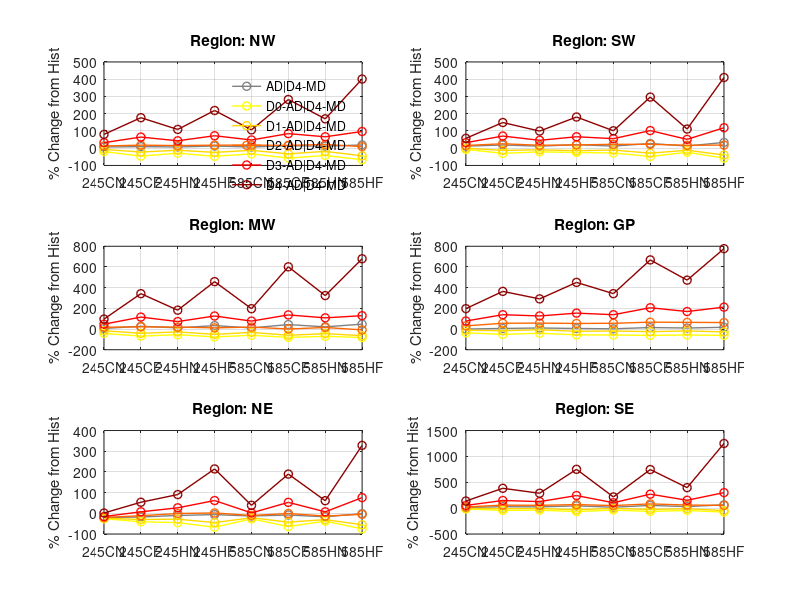

Write the MATLAB code that produced this figure. (Note: this script raises an error after producing the figure.)
% Define data as 3D array: [region, probability, scenario]
% Regions: NW, SW, MW, GP, NE, SE
% Probabilities: AD|D0-MD, D0-AD|D0-MD, ..., D4-AD|D0-MD
% Scenarios: Hist, 245CN, 245CF, 245HN, 245HF, 585CN, 585CF, 585HN, 585HF

data = zeros(6, 6, 9);

% Data matrix: data(region, probability_type, scenario)

% Region 1: NW
data(1,1,:) = [0.4968, 0.531, 0.543, 0.533, 0.559, 0.532, 0.568, 0.555, 0.591];
data(1,2,:) = [0.1055, 0.085, 0.057, 0.075, 0.056, 0.071, 0.045, 0.061, 0.035];
data(1,3,:) = [0.1994, 0.186, 0.155, 0.176, 0.151, 0.175, 0.134, 0.163, 0.111];
data(1,4,:) = [0.0815, 0.092, 0.096, 0.094, 0.096, 0.096, 0.095, 0.099, 0.089];
data(1,5,:) = [0.0650, 0.086, 0.107, 0.093, 0.112, 0.096, 0.120, 0.108, 0.128];
data(1,6,:) = [0.0455, 0.082, 0.126, 0.095, 0.145, 0.094, 0.174, 0.123, 0.228];

% Region 2: SW
data(2,1,:) = [0.5138, 0.574, 0.610, 0.575, 0.619, 0.577, 0.654, 0.578, 0.687];
data(2,2,:) = [0.0901, 0.084, 0.063, 0.071, 0.068, 0.065, 0.047, 0.069, 0.038];
data(2,3,:) = [0.2094, 0.209, 0.183, 0.190, 0.179, 0.187, 0.149, 0.185, 0.127];
data(2,4,:) = [0.0914, 0.106, 0.115, 0.107, 0.109, 0.112, 0.112, 0.107, 0.108];
data(2,5,:) = [0.0727, 0.096, 0.124, 0.106, 0.121, 0.113, 0.147, 0.110, 0.159];
data(2,6,:) = [0.0502, 0.079, 0.125, 0.100, 0.141, 0.101, 0.199, 0.106, 0.256];

% Region 3: MW
data(3,1,:) = [0.4690, 0.495, 0.594, 0.523, 0.624, 0.519, 0.671, 0.568, 0.691];
data(3,2,:) = [0.0882, 0.051, 0.028, 0.040, 0.021, 0.035, 0.017, 0.026, 0.016];
data(3,3,:) = [0.1843, 0.155, 0.108, 0.134, 0.089, 0.125, 0.073, 0.102, 0.066];
data(3,4,:) = [0.0808, 0.095, 0.098, 0.096, 0.090, 0.096, 0.081, 0.093, 0.074];
data(3,5,:) = [0.0668, 0.098, 0.144, 0.115, 0.151, 0.118, 0.158, 0.139, 0.153];
data(3,6,:) = [0.0489, 0.096, 0.216, 0.138, 0.273, 0.145, 0.343, 0.207, 0.381];

% Region 4: GP
data(4,1,:) = [0.4358, 0.435, 0.460, 0.480, 0.459, 0.446, 0.499, 0.478, 0.510];
data(4,2,:) = [0.1333, 0.085, 0.064, 0.079, 0.058, 0.056, 0.052, 0.056, 0.052];
data(4,3,:) = [0.2001, 0.177, 0.167, 0.187, 0.156, 0.163, 0.149, 0.164, 0.144];
data(4,4,:) = [0.0559, 0.073, 0.087, 0.088, 0.086, 0.087, 0.093, 0.092, 0.091];
data(4,5,:) = [0.0327, 0.058, 0.078, 0.074, 0.083, 0.078, 0.100, 0.088, 0.102];
data(4,6,:) = [0.0138, 0.041, 0.064, 0.054, 0.076, 0.061, 0.106, 0.079, 0.121];

% Region 5: NE
data(5,1,:) = [0.4608, 0.367, 0.379, 0.413, 0.432, 0.401, 0.422, 0.384, 0.453];
data(5,2,:) = [0.1000, 0.074, 0.059, 0.055, 0.033, 0.073, 0.036, 0.062, 0.025];
data(5,3,:) = [0.1899, 0.145, 0.133, 0.136, 0.105, 0.149, 0.109, 0.132, 0.085];
data(5,4,:) = [0.0737, 0.059, 0.065, 0.073, 0.075, 0.066, 0.073, 0.064, 0.070];
data(5,5,:) = [0.0569, 0.048, 0.061, 0.072, 0.092, 0.058, 0.087, 0.061, 0.100];
data(5,6,:) = [0.0404, 0.041, 0.062, 0.077, 0.127, 0.056, 0.117, 0.065, 0.173];

% Region 6: SE
data(6,1,:) = [0.4526, 0.499, 0.582, 0.560, 0.655, 0.533, 0.690, 0.586, 0.744];
data(6,2,:) = [0.1125, 0.095, 0.063, 0.069, 0.038, 0.070, 0.041, 0.062, 0.026];
data(6,3,:) = [0.2013, 0.193, 0.180, 0.187, 0.139, 0.191, 0.151, 0.179, 0.104];
data(6,4,:) = [0.0688, 0.084, 0.109, 0.106, 0.116, 0.103, 0.125, 0.110, 0.106];
data(6,5,:) = [0.0460, 0.070, 0.114, 0.104, 0.158, 0.094, 0.170, 0.116, 0.184];
data(6,6,:) = [0.0240, 0.057, 0.116, 0.093, 0.204, 0.076, 0.203, 0.119, 0.324];



% Calculate percent change relative to Hist (dimension 3 index = 1)
hist_vals = data(:,:,1);
pct_change = 100 * (data - hist_vals) ./ hist_vals;

region_labels = {'NW','SW','MW','GP','NE','SE'};
prob_labels = {'AD|D4-MD','D0-AD|D4-MD','D1-AD|D4-MD','D2-AD|D4-MD','D3-AD|D4-MD','D4-AD|D4-MD'};
scenario_labels = {'245CN','245CF','245HN','245HF','585CN','585CF','585HN','585HF'};

% Define custom colors
% Colors based on U.S. Drought Monitor standards
custom_colors = [
    [0.5, 0.5, 0.5];     % AD|D0-MD - gray
    [1.0, 1.0, 0.0];     % D0 - yellow
    [1.0, 0.84, 0.0];    % D1 - gold (more distinct than light orange)
    [1.0, 0.4, 0.0];     % D2 - darker orange
    [1.0, 0.0, 0.0];     % D3 - red
    [0.55, 0.0, 0.0];    % D4 - dark red
];
figure;
for r = 1:6
    subplot(3,2,r);
    hold on;
%     yline(0, 'k-', 'LineWidth', 1, 'HandleVisibility', 'off'); % horizontal zero line
    for p = 1:6
        plot(1:8, squeeze(pct_change(r,p,2:end)), '-o', ...
             'Color', custom_colors(p,:), ...
             'DisplayName', prob_labels{p}, ...
             'LineWidth', 1);
    end
    xticks(1:8);
    xticklabels(scenario_labels);
    xtickangle(45);
    ylabel('% Change from Hist');
    title(['Region: ', region_labels{r}]);
    if r == 1
        legend('Location','best'); legend boxoff
    end
    grid on;
    hold off; box on;
%     ylim([-50, 200])
end

%% output the plot

fig = gcf;
fig.PaperUnits = 'inches';

% fig.PaperPosition = [0 0 17.7 8];
fig.PaperPosition = [0 0 10 12];
print('ScreenSizeFigure', '-dpng', '-r300')
